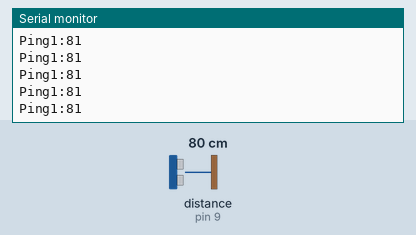
Recording of a sketch running on a simulated Arduino Uno, built with avr-gcc and run on an emulated ATmega328P. Shown: the last lines printed to the serial monitor. Inputs (shaded band) come from the test bench; at power-on: distance to the obstacle (sensor on pin 9) 80 cm. The echo pulse lasts 58.3 µs per cm.

Above: at 1.2 s.
1.3 s: distance to the obstacle (sensor on pin 9) set to 4 cm
At 2.1 s:
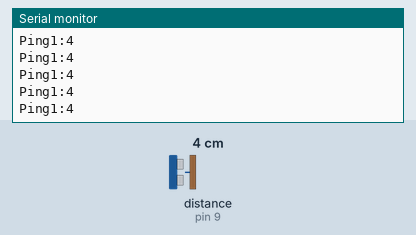
4.3 s: distance to the obstacle (sensor on pin 9) set to 60 cm
At 5.3 s:
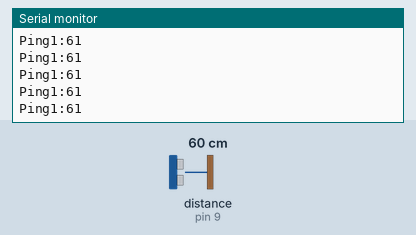
7.3 s: distance to the obstacle (sensor on pin 9) set to 3 cm
At 8.4 s:
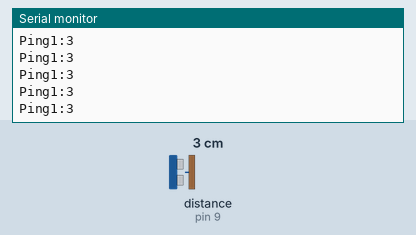
Timing chart, 0 to 10.3 s (numbered marks = the images above; inputs shaded):
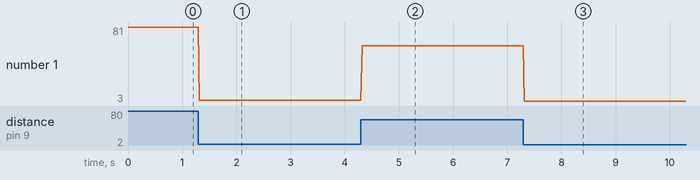

Measured:
- after the input at 1.3 s, the serial monitor: prints a new line at once (image 1)
- after the input at 4.3 s, the serial monitor: prints a new line at once (image 2)
- after the input at 7.3 s, the serial monitor: prints a new line at once (image 3)
- plotted number 1: 81 → 4 after the input at 1.3 s, 4 → 61 after the input at 4.3 s, 61 → 3 after the input at 7.3 s

The sketch:

testTexte.ino
```cpp
#include<SoftwareSerial.h>
#include <NewPing.h>
#define RX 2
#define TX 3
#define TRIGGER_PIN1  8   //trig sensor
#define ECHO_PIN1     9   //echo sensor
#define MAX_DISTANCE 400
SoftwareSerial BlueT(RX,TX);
NewPing sonar1(TRIGGER_PIN1, ECHO_PIN1, MAX_DISTANCE);
char Data;

void setup(){
  Serial.begin(9600);
  BlueT.begin(9600);
}
void loop(){
//Affichage du résultat du ping1 utiles pour les tests
  Serial.print("Ping1:");
  Serial.println(sonar1.ping_cm());
//Affichage du ping1 dans l'appli Bluetooth (panel 12 tel Camille)
  BlueT.print("*1"+String(sonar1.ping_cm())+"*");
//Si le ping1 est sup à 6 alors ça affiche Tout droit dans la case du bas
  if (sonar1.ping_cm()>6){
    BlueT.print("*2Toutdroit*");
//Sinon cela affiche arrêt
  }
  else {
    BlueT.print("*2Arret*");
  }
}
```
